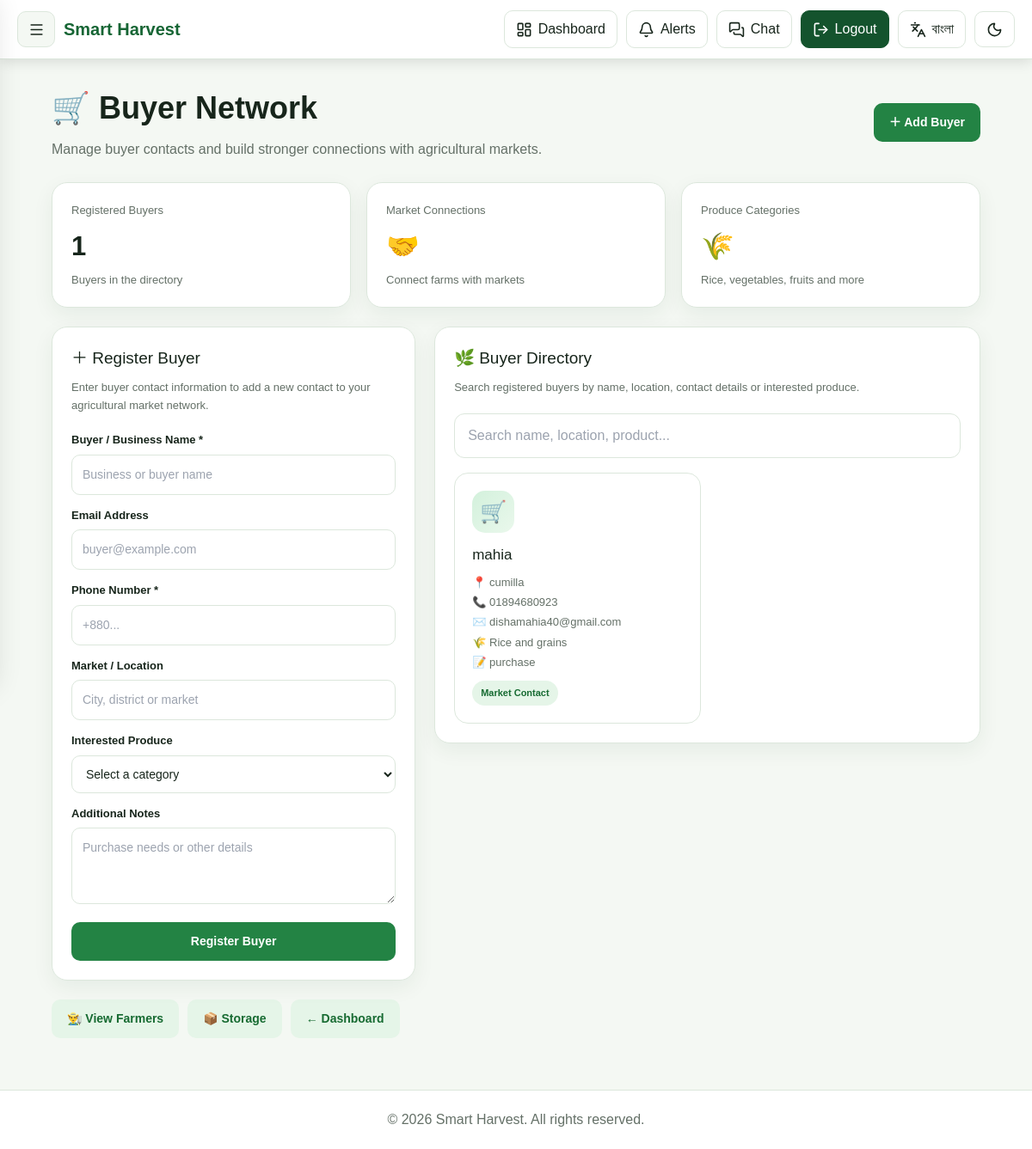
/buyers/ (signed in), run on the app's committed database.
### harvest_irregation/models.py (models this page shows, shortened)
class Buyer(models.Model):
    PRODUCT_CHOICES = [
        ("rice", "Rice and grains"),
        ("vegetables", "Vegetables"),
        ("fruits", "Fruits"),
        ("potatoes", "Potatoes"),
        ("other", "Other produce"),
    ]
    name = models.CharField(max_length=150)
    email = models.EmailField(blank=True)
    phone = models.CharField(max_length=20)
    location = models.CharField(
        max_length=200,
        blank=True,
    )
    interested_product = models.CharField(
        max_length=20,
        choices=PRODUCT_CHOICES,
        blank=True,
    )
    notes = models.TextField(blank=True)
    created_by = models.ForeignKey(
        User,
        on_delete=models.CASCADE,
        related_name="registered_buyers",
    )
    created_at = models.DateTimeField(
        auto_now_add=True,
    )
    class Meta:
        ordering = ["-created_at"]

### harvest_irregation/views.py (the view, shortened to what this page needs)
# urls.py: path("buyers/", views.buyers, name="buyers"),
@login_required(login_url="login")
@require_http_methods(["GET", "POST"])
def buyers(request):
    return render(request, "buyers.html", {"buyers": Buyer.objects.all()})

### templates/buyers.html (shortened to what this page needs)
{% extends "base.html" %}
{% load static %}
{% block content %}
<div class="by-page">
    <header class="by-head">
        <div>
            <h1>🛒 Buyer Network</h1>
            <p>
                Manage buyer contacts and build stronger connections
                with agricultural markets.
            </p>
        </div>
        <a href="#add-buyer" class="by-btn">
            ＋ Add Buyer
        </a>
    </header>
    <div class="by-stats">
        <article class="by-card">
            <div class="by-label">Registered Buyers</div>
            <div class="by-number">{{ buyers|length }}</div>
            <div class="by-label">Buyers in the directory</div>
        </article>
        <article class="by-card">
            <div class="by-label">Market Connections</div>
            <div class="by-number">🤝</div>
            <div class="by-label">Connect farms with markets</div>
        </article>
        <article class="by-card">
            <div class="by-label">Produce Categories</div>
            <div class="by-number">🌾</div>
            <div class="by-label">Rice, vegetables, fruits and more</div>
        </article>
    </div>
    <div class="by-main">
        <section class="by-card" id="add-buyer">
            <h2>＋ Register Buyer</h2>
            <p class="by-help">
                Enter buyer contact information to add a new
                contact to your agricultural market network.
            </p>
            <form
                method="POST"
                action="{% url 'buyers' %}"
                class="by-form"
            >
                <div class="by-field">
                    <label for="by-name">Buyer / Business Name *</label>
                    <input
                        id="by-name"
                        name="name"
                        type="text"
                        placeholder="Business or buyer name"
                        maxlength="150"
                        autocomplete="organization"
                        required
                    >
                </div>
                <div class="by-field">
                    <label for="by-email">Email Address</label>
                    <input
                        id="by-email"
                        name="email"
                        type="email"
                        placeholder="buyer@example.com"
                        maxlength="254"
                        autocomplete="email"
                    >
                </div>
                <div class="by-field">
                    <label for="by-phone">Phone Number *</label>
                    <input
                        id="by-phone"
                        name="phone"
                        type="tel"
                        placeholder="+880..."
                        maxlength="20"
                        autocomplete="tel"
                        required
                    >
                </div>
                <div class="by-field">
                    <label for="by-location">Market / Location</label>
                    <input
                        id="by-location"
                        name="location"
                        type="text"
                        placeholder="City, district or market"
                        maxlength="200"
                    >
                </div>
                <div class="by-field">
                    <label for="by-product">Interested Produce</label>
                    <select id="by-product" name="interested_product">
                        <option value="">Select a category</option>
                    </select>
                </div>
                <div class="by-field">
                    <label for="by-notes">Additional Notes</label>
                    <textarea
                        id="by-notes"
                        name="notes"
                        rows="3"
                        maxlength="3000"
                        placeholder="Purchase needs or other details"
                    ></textarea>
                </div>
                <button type="submit" class="by-btn">
                    Register Buyer
                </button>
            </form>
        </section>
        <section class="by-card">
            <h2>🌿 Buyer Directory</h2>
            <p class="by-help">
                Search registered buyers by name, location,
                contact details or interested produce.
            </p>
            <input
                id="buyerSearch"
                class="by-search"
                type="search"
                placeholder="Search name, location, product..."
                aria-label="Search buyers"
            >
            <div class="by-list" id="buyerList">
                {% for buyer in buyers %}
                    <article class="by-person buyer-item">
                        <div class="by-avatar">🛒</div>
                        <h3>
                            {{ buyer.name }}
                        </h3>
                        <div class="by-detail">
                            {% if buyer.location %}
                                📍 {{ buyer.location }}<br>
                            {% endif %}
                            {% if buyer.phone %}
                                📞 {{ buyer.phone }}<br>
                            {% endif %}
                            {% if buyer.email %}
                                ✉️ {{ buyer.email }}<br>
                            {% endif %}
                            {% if buyer.get_interested_product_display %}
                                🌾 {{ buyer.get_interested_product_display }}
                            {% elif buyer.interested_product %}
                                🌾 {{ buyer.interested_product }}
                            {% endif %}
                            {% if buyer.notes %}
                                <br>📝 {{ buyer.notes }}
                            {% endif %}
                        </div>
                        <span class="by-tag">
                            Market Contact
                        </span>
                    </article>
                {% endfor %}
            </div>
        </section>
    </div>
    <div style="display:flex;gap:10px;flex-wrap:wrap;margin-top:22px;">
        <a href="{% url 'farmers' %}" class="by-btn alt">
            👨‍🌾 View Farmers
        </a>
        <a href="{% url 'storage' %}" class="by-btn alt">
            📦 Storage
        </a>
        <a href="{% url 'dashboard' %}" class="by-btn alt">
            ← Dashboard
        </a>
    </div>
</div>
{% endblock %}

### templates/buyers.html (style rules this page uses)
.by-page { padding: 30px 5%; min-height: 80vh; background: var(--bg, #f7faf7); color: var(--text, #20352a); }
.by-page * { box-sizing: border-box; }
.by-head { display: flex; justify-content: space-between; align-items: center; flex-wrap: wrap; gap: 15px; margin-bottom: 25px; }
.by-head h1 { font-size: clamp(27px, 4vw, 36px); font-weight: 800; margin: 0 0 8px; }
.by-head p { color: var(--muted, #718078); margin: 0; line-height: 1.6; }
.by-btn { display: inline-flex; justify-content: center; align-items: center; gap: 7px; padding: 12px 18px; border-radius: 10px; background: #238344; color: #fff; text-decoration: none; border: 0; font-weight: 700; cursor: pointer; transition: .25s; font-family: inherit; font-size: 14px; }
.by-btn.alt { background: #e5f5e8; color: #176b32; }
.by-stats { display: grid; grid-template-columns: repeat(3, minmax(0, 1fr)); gap: 18px; margin-bottom: 22px; }
.by-card { background: var(--card-bg, #fff); border: 1px solid var(--border, #e5ece6); border-radius: 18px; padding: 22px; box-shadow: 0 8px 25px #163b2010; animation: byUp .5s both; transition: .25s; min-width: 0; }
.by-stats .by-card:nth-child(2) { animation-delay: .1s; }
.by-stats .by-card:nth-child(3) { animation-delay: .2s; }
.by-label { font-size: 13px; color: var(--muted, #718078); }
.by-number { font-size: 31px; font-weight: 800; margin: 10px 0 5px; }
.by-main { display: grid; grid-template-columns: .8fr 1.2fr; gap: 22px; align-items: start; }
.by-card h2 { font-size: 19px; margin: 0 0 8px; }
.by-help { font-size: 13px; color: var(--muted, #718078); line-height: 1.65; margin: 0 0 20px; }
.by-form { display: grid; gap: 14px; }
.by-field label { display: block; font-size: 13px; font-weight: 700; margin-bottom: 7px; }
.by-field input, .by-field select, .by-field textarea { width: 100%; padding: 12px; border: 1px solid var(--border, #dce5dd); border-radius: 10px; background: var(--input-bg, #fff); color: var(--text, #20352a); font: inherit; font-size: 14px; }
.by-search { width: 100%; padding: 13px 15px; border: 1px solid var(--border, #dce5dd); border-radius: 12px; background: var(--input-bg, #fff); color: var(--text, #20352a); font: inherit; margin-bottom: 17px; }
.by-list { display: grid; grid-template-columns: repeat(2, minmax(0, 1fr)); gap: 15px; }
.by-person { padding: 20px; border: 1px solid var(--border, #e5ece6); border-radius: 16px; background: var(--card-bg, #fff); transition: .25s; animation: byUp .5s both; min-width: 0; }
.by-avatar { width: 49px; height: 49px; border-radius: 15px; background: linear-gradient(135deg, #d3f1dc, #eaf8ec); display: flex; align-items: center; justify-content: center; font-size: 25px; margin-bottom: 13px; }
.by-person h3 { font-size: 17px; margin: 0 0 7px; overflow-wrap: anywhere; }
.by-detail { font-size: 13px; color: var(--muted, #718078); line-height: 1.8; overflow-wrap: anywhere; }
.by-tag { display: inline-block; background: #e5f5e8; color: #176b32; padding: 6px 10px; border-radius: 20px; font-size: 11px; font-weight: 700; margin-top: 10px; }

### templates/base.html (style rules this page uses)
:root { --primary: #14532d; --primary-light: #166534; --bg: #f4f8f3; --surface: #ffffff; --text: #17251b; --muted: #647067; --border: #dce7dc; --shadow: rgba(0, 0, 0, 0.12); }
* { box-sizing: border-box; }
html { min-height: 100%; scroll-behavior: smooth; overflow-x: hidden; }
body { margin: 0; min-height: 100vh; overflow-x: hidden; background: var(--bg); color: var(--text); font-family: Arial, Helvetica, sans-serif; transition: background .3s, color .3s; }
a { text-decoration: none; }
button { font: inherit; }

### data on the page
Buyer: name "mahia", location "cumilla", phone "01894680923", email "dishamahia40@gmail.com", interested_product "Rice and grains", notes "purchase"

### other printed values
{{ buyers|length }} "1"
